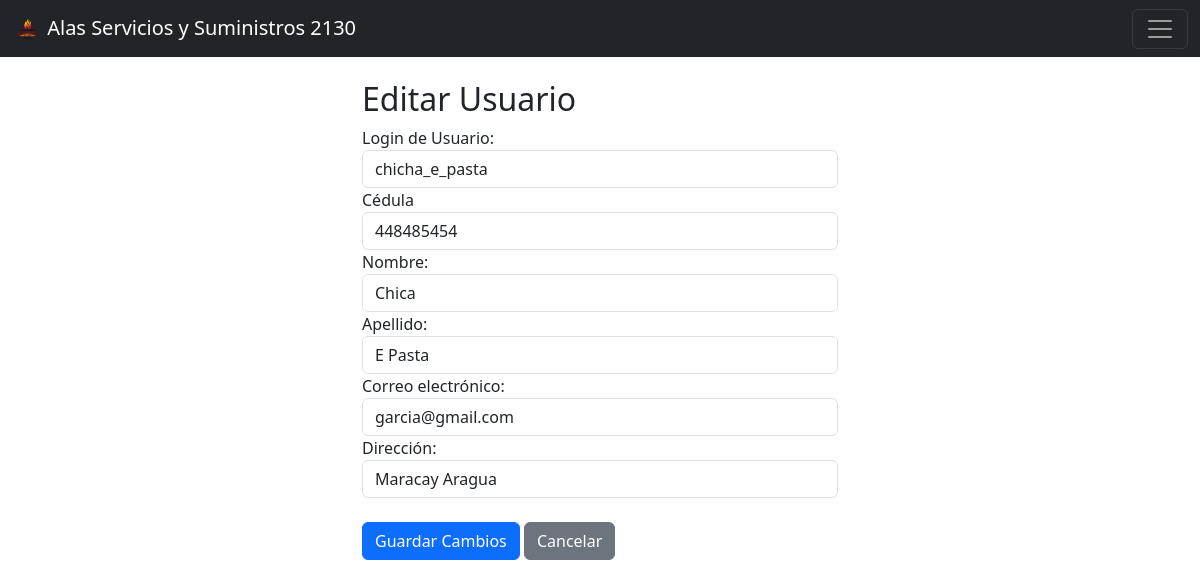
/paginas/form_editar_usuario.php?id_usuario=39 (signed in), run on the app's committed database.
### tables this page shows
CREATE TABLE `tbl_usuarios` (
  `id_usuario` int(11) NOT NULL COMMENT 'Id del usuario',
  `login_usuario` varchar(20) NOT NULL COMMENT 'Nombre de Usuario',
  `clave_usuario` varchar(350) NOT NULL COMMENT 'Clave del Usuario',
  `cedula_usuario` varchar(15) NOT NULL COMMENT 'Cedula del Usuario',
  `nombre_usuario` varchar(20) NOT NULL COMMENT 'Nombre del Usuario',
  `apellido_usuario` varchar(20) NOT NULL COMMENT 'Apellido del Usuario',
  `correo_usuario` varchar(30) NOT NULL COMMENT 'Correo del Usuario',
  `direccion_usuario` varchar(80) NOT NULL COMMENT 'Direccion del Usuario',
  `nivel_usuario` int(2) NOT NULL COMMENT 'Nivel de Usuario',
  `estado_usuario` int(2) NOT NULL COMMENT 'Estado del Usuario'
);

### paginas/form_editar_usuario.php (the view, shortened to what this page needs)
<?php require "../php/seguridad.php";
require "../php/conexion.php";
$nombre_usuario = $_SESSION['nombre_usuario'];
$apellido_usuario = $_SESSION['apellido_usuario'];
$login_usuario = $_SESSION['login_usuario'];
if (isset($_GET['id_usuario']) && is_numeric($_GET['id_usuario'])) {
    $id_usuario = $_GET['id_usuario'];
    $sql = "SELECT login_usuario, cedula_usuario, nombre_usuario, apellido_usuario, correo_usuario, direccion_usuario FROM tbl_usuarios WHERE id_usuario = $id_usuario";
    $resultado = mysqli_query($conexion, $sql);
    if (mysqli_num_rows($resultado) > 0) {
        $row = mysqli_fetch_assoc($resultado);
        $login_usuario = $row['login_usuario'];
        $cedula_usuario = $row['cedula_usuario'];
        $nombre_usuario = $row['nombre_usuario'];
        $apellido_usuario = $row['apellido_usuario'];
        $correo_usuario = $row['correo_usuario'];
        $direccion_usuario = $row['direccion_usuario'];
    } else {
        header("Location: consulta_usuarios.php");
        exit();
    }
} else {
    header("Location: consulta_usuarios.php");
    exit();
}
?>
<!doctype html>
<html lang="es">
<head>
</head>
<body>
<div class="container">
  <h2>Editar Usuario</h2>
  <form class="needs-validation" novalidate action="../php/editar_usuario.php" method="POST">
    <div class="form-group">
      <label for="login_usuario">Login de Usuario:</label>
      <input type="text" class="form-control" required id="login_usuario" name="login_usuario" value="<?php echo $login_usuario; ?>">
    </div>
    <div class="form-group">
      <label for="cedula_usuario">Cédula</label>
      <input type="text" class="form-control" required id="cedula_usuario" name="cedula_usuario" value="<?php echo $cedula_usuario; ?>">
    </div>
    <div class="form-group">
      <label for="nombre_usuario">Nombre:</label>
      <input type="text" class="form-control" required id="nombre_usuario" name="nombre_usuario" value="<?php echo $nombre_usuario; ?>">
    </div>
    <div class="form-group">
      <label for="apellido_usuario">Apellido:</label>
      <input type="text" class="form-control" required id="apellido_usuario" name="apellido_usuario" value="<?php echo $apellido_usuario; ?>">
    </div>
    <div class="form-group">
      <label for="correo_usuario">Correo electrónico:</label>
      <input type="email" class="form-control" required id="correo_usuario" name="correo_usuario" value="<?php echo $correo_usuario; ?>">
    </div>
    <div class="form-group">
      <label for="direccion_usuario">Dirección:</label>
      <input type="text" class="form-control" required id="direccion_usuario" name="direccion_usuario" value="<?php echo $direccion_usuario; ?>">
    </div>
    <br>
    <button type="submit" class="btn btn-primary">Guardar Cambios</button>
    <a href="consulta_usuarios.php" class="btn btn-secondary">Cancelar</a>
  </form>
</div>
</body>
</html>

### paginas/form_editar_usuario.php (style rules this page uses)
.container { max-width: 500px; margin-top: 80px; }

### data on the page
tbl_usuarios: login_usuario "chicha_e_pasta", cedula_usuario "448485454", nombre_usuario "Chica", apellido_usuario "E Pasta", correo_usuario "garcia@gmail.com", direccion_usuario "Maracay Aragua"
